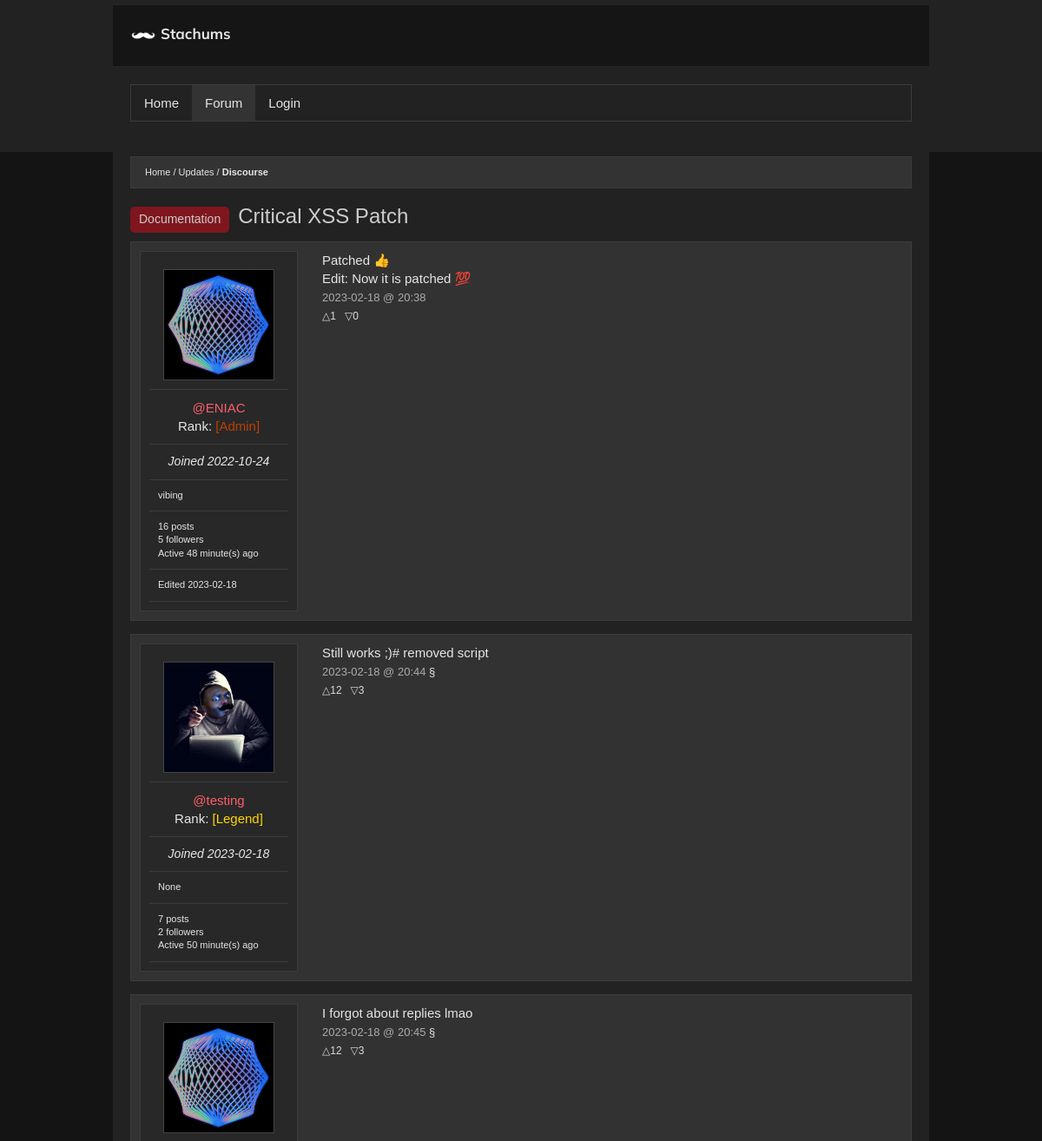
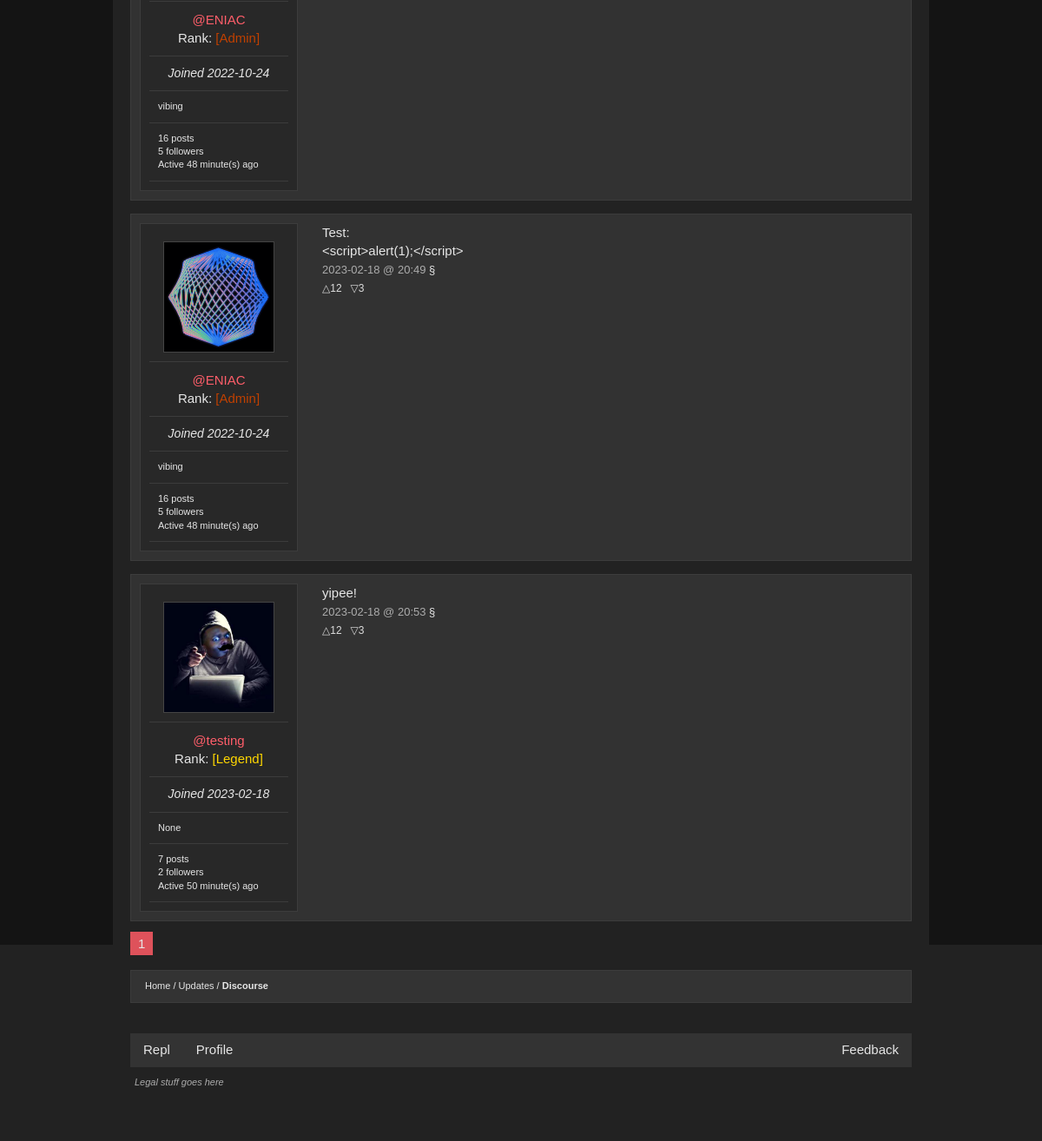
Page /thread/042736dcab9b4cee8459adb060ccdb13 on the committed database (2 pictures, top to bottom).
### main.py (models this page shows, shortened)
class Subtopic(db.Model):
  id = db.Column(db.Integer, primary_key=True)
  name = db.Column(db.String(200), nullable=False)
  m_url = db.Column(db.String(60), unique=True, nullable=False)
  posts = db.relationship('Post', backref='subtopic', lazy=True)
  m_topic = db.Column(db.Integer, db.ForeignKey('topic.id'), nullable=False)
  adminTopic = db.Column(db.Boolean(), nullable=False, default=False)

class Tags(db.Model):
  id = db.Column(db.Integer, primary_key=True)
  name = db.Column(db.String(200), nullable=False)
  posts = db.relationship('Post', backref='tags', lazy=True)
  admin_only = db.Column(db.Boolean(), nullable=False, default=False)

class Post(db.Model):
  id = db.Column(db.Integer, primary_key=True)
  title = db.Column(db.String(200), nullable=False)
  content = db.Column(db.String(3000), nullable=False)
  author_id = db.Column(db.Integer, db.ForeignKey('user.id'), nullable=False)
  author = db.relationship(lambda: User,
                           uselist=False,
                           overlaps='post,user',
                           viewonly=True)
  created_on = db.Column(db.DateTime,
                         nullable=False,
                         default=datetime.utcnow,
                         index=True)
  replies = db.relationship('Comment', backref='post', lazy=True)
  msubtopic = db.Column(db.Integer,
                        db.ForeignKey('subtopic.id'),
                        nullable=False)
  sub = db.relationship(lambda: Subtopic,
                        uselist=False,
                        overlaps='post,subtopic',
                        viewonly=True)
  uuid = db.Column(db.String(40), default=tools.CreateUUID())
  mtag = db.Column(db.Integer, db.ForeignKey('tags.id'), nullable=True)
  tag = db.relationship(lambda: Tags,
                        uselist=False,
                        overlaps='post,tags',
                        viewonly=True)
  anon = db.Column(db.Boolean(), nullable=False, default=False)
  edited_time = db.Column(db.DateTime,
                         nullable=True)
  votes = db.relationship('ContentVote', backref='post', lazy=True)
  def getLikes(self):
    return len([vote for vote in self.votes if vote.isLike])
  def getDislikes(self):
    return len(self.votes) - self.getLikes()

class User(UserMixin, db.Model):
  id = db.Column(db.Integer, primary_key=True)
  username = db.Column(db.String(80), nullable=False, unique=True)
  description = db.Column(db.String(500), nullable=True)
  email = db.Column(db.String(60), nullable=True, unique=True)
  password = db.Column(db.String(600), nullable=False)
  confirmed = db.Column(db.Boolean(), nullable=False, default=False)
  registered_on = db.Column(db.DateTime,
                            nullable=False,
                            default=datetime.utcnow)
  profile_pic = db.Column(db.String(), default="default.png")
  role = db.Column(db.Integer, db.ForeignKey('role.id'), nullable=False)
  roledata = db.relationship(lambda: Role,
                           uselist=False,
                           overlaps='user,role',
                           viewonly=True)
  admin = db.Column(db.Boolean(), nullable=False, default=False)
  posts = db.relationship('Post', backref='user', lazy=True)
  comments = db.relationship('Comment', backref='user', lazy=True)
  elo = db.Column(db.Integer, default=500)
  following = db.relationship('User',
                              secondary=followers,
                              backref=db.backref('followers', lazy='dynamic'),
                              primaryjoin=(followers.c.follower_id == id),
                              secondaryjoin=(followers.c.followed_id == id),
                              lazy='dynamic')
  notifications = db.relationship('Notification', backref='user', lazy=True)
  last_active = db.Column(db.DateTime,
                            nullable=True,
                            default=datetime.utcnow)
  liked = db.relationship(
    'ContentVote',
    foreign_keys='ContentVote.user_id',
    backref='user', lazy='dynamic')

class Role(db.Model):
  id = db.Column(db.Integer, primary_key=True)
  role_name = db.Column(db.String(150))
  color = db.Column(db.String(8)) #XxXxXx
  users = db.relationship('User', backref='post', lazy=True)

class ContentVote(db.Model):
  id = db.Column(db.Integer, primary_key=True)
  user_id = db.Column(db.Integer, db.ForeignKey('user.id'))
  post_id = db.Column(db.Integer, db.ForeignKey('post.id'))
  isLike = db.Column(db.Boolean(), nullable=False, default=False)
  isPost = db.Column(db.Boolean(), nullable=False, default=False)

class Comment(db.Model):
  id = db.Column(db.Integer, primary_key=True)
  content = db.Column(db.String(3000), nullable=False)
  author_id = db.Column(db.Integer, db.ForeignKey('user.id'), nullable=False)
  author = db.relationship(lambda: User,
                           uselist=False,
                           overlaps='comment,user',
                           viewonly=True)
  reply_to_id = db.Column(db.Integer, db.ForeignKey('post.id'), nullable=False)
  created_on = db.Column(db.DateTime,
                         nullable=False,
                         index=True,
                         default=datetime.utcnow)

### main.py (the view, shortened to what this page needs)
@app.route('/thread/<id>', methods=['GET', 'POST'])
def thread(id):
  post = Post.query.filter_by(uuid=id).first_or_404()
  comment_form = CommentForm()
  modify_form = ModifyPostForm()
  follow_form = FollowForm()
  edit_form = EditPostForm()
  delete_comment_form = DeleteCommentForm()
  vote_form = LikeForm()
  page = request.args.get('page', 1, type=int)
  replies = Comment.query.filter_by(reply_to_id=post.id).paginate(
    page=page, per_page=5, error_out=True)
  return render_template("thread.html",
                         post=post,
                         comment_form=comment_form,
                         replies=replies,
                         modify_form=modify_form,
                         follow_form=follow_form,
                         edit_form=edit_form,
                         dcf=delete_comment_form,
                         vote_form=vote_form)

### main.py (called while the page is built)
@app.before_request
def updateLastActive():
  if not current_user.is_authenticated: return
  global currently_online
  current_user.last_active = datetime.utcnow()
  appendOnline(current_user)
  db.session.commit()

### tools.py (called while the page is built, shortened)
def days_between(d1):
    if d1 == None: return "n.d"
    d2 = datetime.datetime.utcnow()
    secs = (d2 - d1).total_seconds()
    mins = math.floor(secs / 60)
    hours = math.floor(mins / 60)
    days = math.floor(hours / 24)
    months = math.floor(days / 30)
    years = math.floor(months / 12)
    if abs(mins) < 6:
        return "Currently online"
    if abs(hours) < 1:
        return 'Active ' + str(round(mins)) + ' minute(s) ago'

### templates/thread.html (shortened to what this page needs)
{% extends 'base.html' %}
{% set active_page = 'forum' %}
{% block main %}
  <ul class="bread">
    <li><a href="{{ url_for('mserve') }}">Home</a></li>
    <li><a href="{{ url_for('topic', murl=post.sub.m_url) }}">{{ post.sub.name }}</a></li>
    <li><a href="{{ url_for('thread', id=post.uuid) }}" class="bold">Discourse</a></li>
  </ul>
  <div class="title"><h1><div class="badge">{{ post.tag.name }}</div>{{ post.title|safe }}</h1></div>
  {% if not post.anon %}
  <div class="postData clearfix">
    <div class="userInfo">
    <div class="sep"><img class="profilePicture" src="{{ url_for('static', filename='imgs/user/'+post.author.profile_pic) }}" alt="Profile Picture"></div>
    <div class="sep"><p class="name"><a class="red nostyle" href="{{ url_for('profile', username=post.author.username) }}">@{{ post.author.username }}</a></p><p class="rank">Rank: <span class="{{ post.author.roledata.color }}">[{{ post.author.roledata.role_name }}]</span></p></div>
    <div class="sep date"><time>Joined {{ post.author.registered_on.strftime('%Y-%m-%d') }}</time></div>
    <div class="sep"><p class="description">{{ post.author.description }}</p></div>
    <div class="sep"><p class="description">{{ post.author.posts|length + post.author.comments|length }} posts</p><p class="description">{{ post.author.followers.all()|length }} followers</p><p class="description">{{ daysBetween(post.author.last_active) }}</p></div>
    {% if post.edited_time %}<div class="sep"><p class="description">Edited <time>{{ post.edited_time.strftime('%Y-%m-%d') }}</time></p></div>{% endif %}
    </div>
    <div class="message uutoggle"><article>{% filter markdown %}{{ post.content|safe }}{% endfilter %}</article>
    <time class="ptime">{{ post.created_on.strftime('%Y-%m-%d @ %H:%M') }}</time>
      {% if current_user.is_authenticated %} <form class="hidden" method="post">{{ vote_form.csrf_token }}{{ vote_form.like() }}{{ vote_form.dislike() }}</form> <div class="vote"> <span>{% if current_user.likedPost(post)==True %}{{ vote_form.like.label(text="▲") }}{% else %}{{ vote_form.like.label(text="△") }}{% endif %}{{ post.getLikes() }}</span> <span>{% if current_user.likedPost(post)==False %}{{ vote_form.dislike.label(text="▼") }}{% else %}{{ vote_form.dislike.label(text="▽") }}{% endif %}{{ post.getDislikes() }}</span> {% else %}<div class="vote"><span>△{{ post.getLikes() }}</span><span>▽{{ post.getDislikes() }}</span>{% endif %}</div>
    </div>
  </div>
  {% endif %}
  {% for reply in replies %}
  <div id="reply_{{
reply.id }}" class="postData clearfix">
    <div class="userInfo">
      <div class="sep"><img class="profilePicture" src="{{ url_for('static', filename='imgs/user/'+reply.author.profile_pic) }}" loading="lazy" alt="Profile Picture"></div>
    <div class="sep"><p class="name"><a class="red nostyle" href="{{ url_for('profile', username=reply.author.username) }}">@{{ reply.author.username }}</a></p><p class="rank">Rank: <span class="{{ reply.author.roledata.color }}">[{{ reply.author.roledata.role_name }}]</span></p></div>
    <div class="sep date">Joined <time>{{ reply.author.registered_on.strftime('%Y-%m-%d') }}</time></div>
    <div class="sep"><p class="description">{{ reply.author.description }}</p></div>
    <div class="sep"><p class="description">{{ reply.author.posts|length + reply.author.comments|length }} posts</p><p class="description">{{ reply.author.followers.all()|length }} followers</p><p class="description">{{ daysBetween(reply.author.last_active) }}</p></div>
    </div>
    <div class="message">
      <article>{% filter markdown %}{{ reply.content|safe }}{% endfilter %}</article>
      <time class="ptime">{{ reply.created_on.strftime('%Y-%m-%d @ %H:%M') }} <a class="selector" href="#reply_{{ reply.id }}">§</a></time>
      <div class="vote"><span><a href="#▲">△</a>12</span><span><a href="#▼">▽</a>3</span></div>
    </div>
  </div>
  {% endfor %}
  <div class="pages">
    <a href="#" class="activePage">{{ request.args.get('page', 1) }}</a>
  </div>
  <ul class="bread">
    <li><a href="{{ url_for('mserve') }}">Home</a></li>
    <li><a href="{{ url_for('topic', murl=post.sub.m_url) }}">{{ post.sub.name }}</a></li>
    <li><a href="{{ url_for('thread', id=post.uuid) }}" class="bold">Discourse</a></li>
  </ul>
</div>
{% endblock %}

### templates/base.html (shortened to what this page needs)
<!DOCTYPE html>
<html xmlns="http://www.w3.org/1999/xhtml" lang="en" xml:lang="en">
<head>
  <link href="{{ url_for('static', filename='style.css') }}" rel="preconnect stylesheet" type="text/css" />
</head>
<body>
<div id="header">
  <div class="navbar pagesize noselect"><a class="nostyle" href="{{ url_for('index') }}"><img class="stache" src="{{ url_for('static', filename='imgs/stache.png') }}" alt="" aria-hidden='true'><span id="namebar">{{ settings['website']['name'] }}</span></a></div>
  <nav class="pagesize">
    <ul class="btncontainer clearfix">
      <a class="{{'active' if active_page == 'home' }}" href="/">Home</a>
      <a class="{{'active' if active_page == 'forum' }}" href="{{ url_for('mserve') }}">Forum</a>
      {% if current_user.is_authenticated %}
      <a class="{{'active' if active_page == 'profile' }}" href="{{ url_for('profile', username=current_user.username) }}">Profile</a>
      <a class="rightfloat" href="{{ url_for('logout') }}">Logout</a>
      <div class="notifications rightfloat">
        {% set notis = GetNotifications(current_user) %}
        <a class="nopadd" href="{{ url_for('notifications') }}"><summary data-nots='{{ notis.all()|length }}' {% if (notis.all()|length) > 0 %}class='enabled'{% endif %}>N</summary></a>
      </div>{% else %}
      <a class="{{'active' if active_page == 'login' }}" href="{{ url_for('login') }}">Login</a>
      {% endif %}
    </ul>
  </nav>
</div>
<div class="content pagesize">
<main>{% block main %}{% endblock %}</main>
<footer class="bottom">
    <div class="pagesize">
        <div class="socials">
        <ul class="clearfix">
            <a class="left" href="{{ settings['base']['source link'] }}">Repl</a>
            {% if current_user.is_authenticated %}
            <a class="left" href="{{ url_for('profile', username=current_user.username) }}">Profile</a>
            {% else %}
            <a href="{{ url_for('profile', username='ENIAC') }}" class="left">Profile</a>
            {% endif %}
            <a href="{{url_for('topic', murl='feedback' )}}" class="right">Feedback</a>
        </ul>
        </div>
        <div class="legal"><a href="{{ url_for('legal') }}">Legal stuff goes here</a> {% if current_user.is_authenticated %}<a href="{{ url_for('settings') }}">Logged in as: {{ current_user.username }}</a>{% endif %}</div>
    </div>
</footer>
</body>
</html>

### rows in the picture
Subtopic: sub.name "Updates"
Tags: tag.name "Documentation"
Post: title "Critical XSS Patch", edited_time "2023-02-18", content "Patched 👍 Edit: Now it is patched 💯", created_on "2023-02-18 @ 20:38"
User: profile_pic (picture), author.username "ENIAC", author.registered_on "2022-10-24", author.description "vibing", last_active "Active 48 minute(s) ago"
Role: author.roledata.role_name "Admin"
ContentVote: getLikes "1", getDislikes "0"
Comment: profile_pic (placeholder picture), author.username "testing", author.roledata.role_name "Legend", author.registered_on "2023-02-18", author.description "None", author.posts|length "7", author.followers.all|length "2", content "Still works ;)# removed script", created_on "2023-02-18 @ 20:44"
User: last_active "Active 50 minute(s) ago"
Comment: profile_pic (picture), author.username "ENIAC", author.roledata.role_name "Admin", author.registered_on "2022-10-24", author.description "vibing", author.posts|length "16", author.followers.all|length "5", content "I forgot about replies lmao", created_on "2023-02-18 @ 20:45"
Comment: profile_pic (picture), author.username "ENIAC", author.roledata.role_name "Admin", author.registered_on "2022-10-24", author.description "vibing", author.posts|length "16", author.followers.all|length "5", content "Test: <script>alert(1);</script>", created_on "2023-02-18 @ 20:49"
Comment: profile_pic (placeholder picture), author.username "testing", author.roledata.role_name "Legend", author.registered_on "2023-02-18", author.description "None", author.posts|length "7", author.followers.all|length "2", content "yipee!", created_on "2023-02-18 @ 20:53"

### other values in the picture
{{ settings['website']['name'] }} "Stachums"
{{ post.author.posts|length + post.author.comments|length }} "16"
{{ post.author.followers.all()|length }} "5"
{{ request.args.get('page', 1) }} "1"
